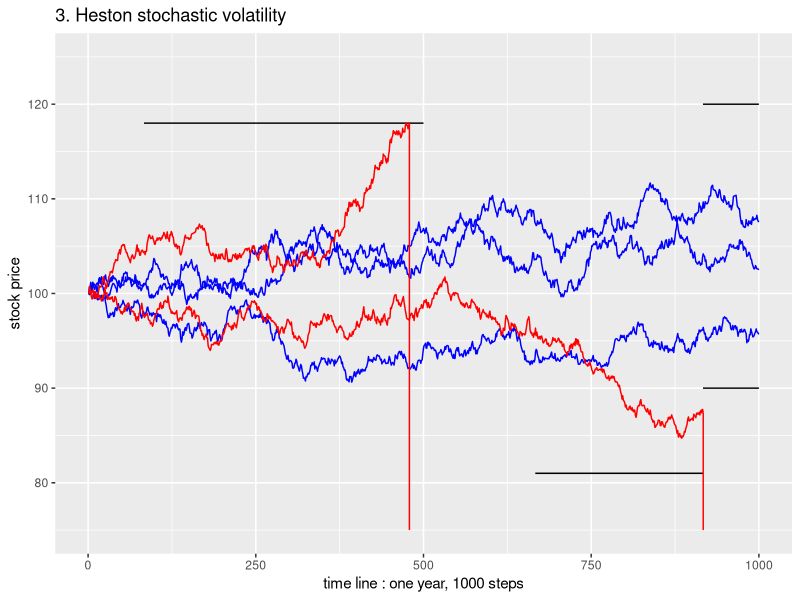
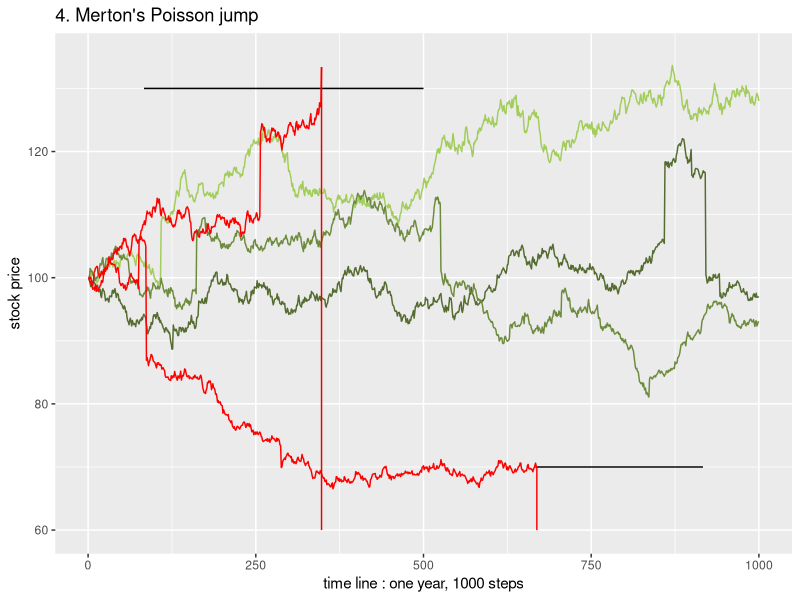

Reproduce these figures in R, in order.
## ---- chunk 1
knitr::opts_chunk$set(echo = TRUE,
                      message = FALSE,
                      warning = FALSE,
                      error = FALSE,
                      results='hold',
                      cache = TRUE
                      )
## ---- chunk 2

rm(list = ls())

set.seed(12345)
S <- 1.5
K <- 1.4
sigma <- 0.12
r <- 0.03
ttm <- 1  # time to maturity

num.sim <- 10000

R <- (r-0.5*sigma^2)*ttm 
SD <- sigma*sqrt(ttm)
TTM.price<-S*exp(R+SD*rnorm(num.sim))
TTM.call<-pmax(0,TTM.price-K)
PV.call<-TTM.call*(exp(-r*ttm))

MC.call <- mean(PV.call)
MC.call

## ---- chunk 3

d1 <- (log(S/K)+(r+0.5*sigma^2)*ttm)/(sigma*sqrt(ttm)) # d+
d2 <- d1-sigma*sqrt(ttm) # d-

BS.call <- S*pnorm(d1)-K*exp(-r*ttm)*pnorm(d2)
BS.call

## ---- chunk 4

rm(list = ls())

############  function that simulate ONE path  ################

f <- function(S0=100, K=90, r=0.025, ttm=1, v0=0.01, N=1000,
              rho=0.1, kap=2, theta=0.01, lambda=0.05, sigma=0.1,
              U=118, L=81, a=90, b=120)
{
  delta_t <- ttm/N
  
  Zs <- rnorm(N)  
  Zv <- rho*Zs + sqrt(1-rho^2)*rnorm(N)
  
  S <- c(S0,rep(NA,N-1)) # initalization of St
  lnS <- log(S)
  v <- c(v0,rep(NA,N-1)) # initalization of vt
  lnv <- log(v)
  for (t in 2:N) {
    # generate St one by one
    lnv[t] <- lnv[t-1] 
    + 1/v[t-1]*(kap*(theta-v[t-1])-lambda*v[t-1]-0.5*sigma^2)*delta_t 
    + sigma*1/sqrt(v[t-1])*sqrt(delta_t)*Zv[t]
    v[t] <- exp(lnv[t])
    lnS[t] <- lnS[t-1] + (r-0.5*v[t-1])*delta_t + sqrt(v[t-1])*sqrt(delta_t)*Zs[t]
    S[t] <- exp(lnS[t])
    
    # hit barriar ?
    if (
      (N*1/12<t && t<N*6/12 && S[t]>U) 
      || (N*8/12<t && t<N*11/12 && S[t]<L) 
      || (t>N*11/12 && (S[t]>b|S[t]<a)) 
    ){
      payoff <- 0
      dietime <- t
      break
      }
  }
    if (is.na(S[N])==FALSE) {
      payoff <- max(0,S[N]-K)
      dietime <- "didn't hit barriar"
      }
  
  return(list(St=S,dietime=dietime,payoff=payoff))
}
## ---- chunk 5

############  plot  ################

library(ggplot2)
U=118
L=81
a=90
b=120
N=1000
# month : 1,6,8,11

p <- ggplot() + 
  geom_blank(aes(x=1:N,y=seq(from = 75, to = 125, length.out = N))) +
  xlab("time line : one year, 1000 steps") + 
  ylab("stock price") +
  ggtitle("3. Heston stochastic volatility") +
  geom_segment(aes(x=1/12*N,xend=6/12*N,y=U,yend=U)) +
  geom_segment(aes(x=8/12*N,xend=11/12*N,y=L,yend=L)) +
  geom_segment(aes(x=11/12*N,xend=N,y=a,yend=a)) +
  geom_segment(aes(x=11/12*N,xend=N,y=b,yend=b))


for (i in 1:5) {
  if (i==1) set.seed(123)
  if (i==2) set.seed(777)
  if (i==3) set.seed(666)
  if (i==4) set.seed(112) # hit barriar
  if (i==5) set.seed(779) # hit barriar
  ff <- f()
  assign(paste0("S",i),ff$St)
  assign(paste0("v",i),ff$dietime)
}

p + 
  geom_line(aes(x=1:N, y=S1),col="blue") +
  geom_line(aes(x=1:N, y=S2),col="blue") +
  geom_line(aes(x=1:N, y=S3),col="blue") +
  geom_line(aes(x=1:N, y=S4),col="red") +
  geom_segment(aes(x=v4,xend=v4,y=S4[v4],yend=75),col="red") +
  geom_line(aes(x=1:N, y=S5),col="red") +
  geom_segment(aes(x=v5,xend=v5,y=S5[v5],yend=75),col="red")
  
## ---- chunk 6

rm(list=ls())

# ####################################################### #  
#     function that simulate ONE path of Stock price      #
# ####################################################### #  

f <- function(
  S0 = 100, K = 90, r = 0.025, sigma = 0.15, TT = 1, N = 1000, 
  lambda = 5, gamma = 0, delta = 0.08,    # parameters of jump
  U = 130, L = 70, m1 = 1, m2 = 6, m3 = 8, m4 = 11 
){
  delta_t <- TT/N 
  k_bar <- exp(gamma + delta^2)-1

  lnS <- c(log(S0),rep(NA,N-1))   # initalization of ln(S_t)
  for (t in 2:N){
  lnS[t] <- lnS[t-1] + 
    (r  - lambda*k_bar - 0.5*sigma^2)*delta_t +
    sigma*sqrt(delta_t)*rnorm(1) + 
    sum(rnorm(rpois(n=1, lambda=lambda*delta_t), mean = gamma, sd = delta))  
  # hit barriar ?
  S <- exp(lnS)
  if (
    (S[t]>U && t/N>m1/12 && t/N<m2/12) 
    || (S[t]<L && t/N>m3/12 && t/N<m4/12) 
  ) {
    payoff <- 0; dietime <- t; break
  } else {
      payoff <- max(0,S[N]-K)
      dietime <- N
    } # end if
  } # end for
  
  return(list(S=S,dietime=dietime,payoff=payoff))
} 
## ---- chunk 7
# ####################################################### #  
#          Visualization
# ####################################################### #  

library(ggplot2)

N=1000
m1=1; m2=6; m3=8; m4=11
U=130; L=70

p <- ggplot() + 
  geom_blank(aes(x=1:N,y=seq(from = 60, to = 135, length.out = N))) +
  xlab("time line : one year, 1000 steps") + 
  ylab("stock price") +
  ggtitle("4. Merton's Poisson jump") +
  geom_segment(aes(x=m1/12*N,xend=m2/12*N,y=U,yend=U)) +
  geom_segment(aes(x=m3/12*N,xend=m4/12*N,y=L,yend=L)) 


for (i in 1:5) {
  if (i==1) set.seed(1)
  if (i==2) set.seed(2)
  if (i==3) set.seed(777)
  if (i==4) set.seed(4) # hit barriar
  if (i==5) set.seed(5) # hit barriar
  ff <- f()
  assign(paste0("S",i),ff$S)
  assign(paste0("d",i),ff$dietime)
}

p + 
  geom_line(aes(x=1:N, y=S1),col="darkolivegreen3") +
  geom_line(aes(x=1:N, y=S2),col="darkolivegreen") +
  geom_line(aes(x=1:N, y=S3),col="darkolivegreen4") +
  geom_line(aes(x=1:N, y=S4),col="red") +
  geom_segment(aes(x=d4,xend=d4,y=S4[d4],yend=60),col="red") +
  geom_line(aes(x=1:N, y=S5),col="red") +
  geom_segment(aes(x=d5,xend=d5,y=S5[d5],yend=60),col="red2")

## ---- chunk 8

rm(list = ls())

# ####################################################### #  
#         f():  simulate ONE path of Stock price          #
# ####################################################### #  

f <- function(
  S0 = 100, K = 90, r = 0.025, sigma = 0.15, TT = 1, N = 12*30*24, 
  U = 120, L = 85, m1 = 1, m2 = 6, m3 = 8, m4 = 11,
  monitor = "benchmark"  # or monthly, weekly, daily)
){
  delta_t <- TT/N
  S <- c(S0,rep(NA,N-1))
  lnS <- log(S)
  Z <- rnorm(N)
  for (t in 2:N) {
    # 1. generate next S[t]
      lnS[t] <- lnS[t-1] + (r-0.5*sigma^2)*delta_t + sigma*sqrt(delta_t)*rnorm(1)
      S[t] <- exp(lnS[t])
    
    # 2. CHECK whether it's time to monitor, if not, `next`
    if (monitor=="benchmark") next
    Dcheck <- (monitor=="d" && t%%24==0)   # is it time to Daily monite?
    Wcheck <- (monitor=="w" && t%%(24*7)==0)   # weekly?   
    Mcheck <- (monitor=="d" && t%%(24*30)==0)   # Monthly? 
    if ( !(Dcheck|Wcheck|Mcheck) ) next
    
    # 3. GO TO monitor
    if (
      (N*m1/12<t && t<N*m3/12 && S[t]>U)
      ||(N*m2/12<t && t<N*m4/12 && S[t]<L)
      ) {
      payoff <- 0; dietime <- t; break
    } 
  } # End for
  if (t==N) {payoff <- max(0,S[t]-K); dietime="Not die"}
  
  return(list(S=S, dietime=dietime,payoff=payoff))
} # End function


# ####################################################### #  
#             simulate option price in 5 cases            #
# ####################################################### #  




